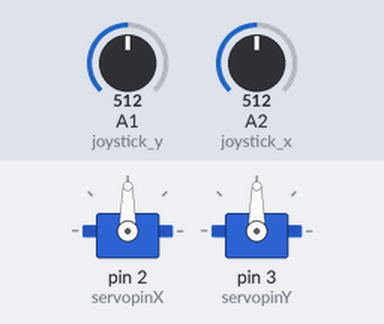
Recording of a sketch running on a simulated Arduino Uno, built with avr-gcc and run on an emulated ATmega328P. Shown: 2 × servo. The test bench sets the inputs (shaded band); at power-on: A1 (joystick_y) = 512, A2 (joystick_x) = 512.

Above: at 1.2 s.
1.3 s: A1 (joystick_y) set to 716
At 2.5 s:
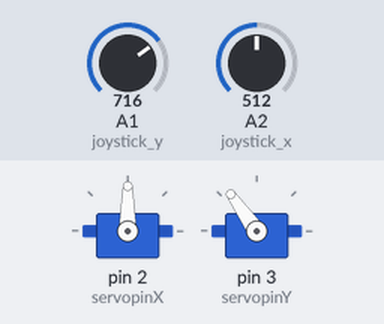
2.8 s: A2 (joystick_x) set to 716
At 3.7 s:
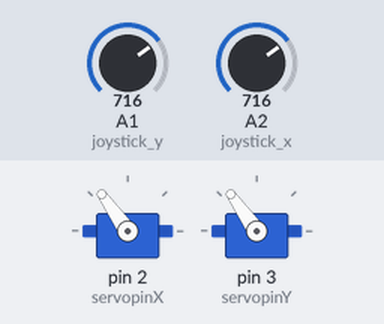
4.3 s: A1 (joystick_y) set to 900
At 4.9 s:
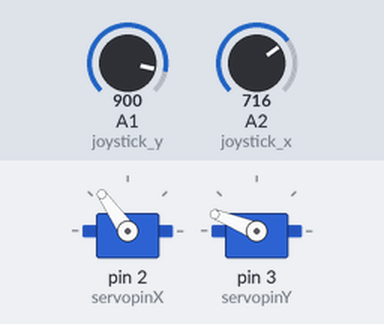
5.8 s: A2 (joystick_x) set to 900
At 7.0 s:
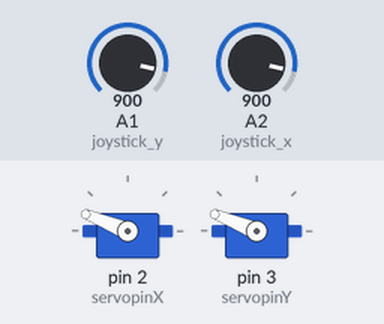
7.3 s: A1 (joystick_y) set to 1023
At 8.4 s:
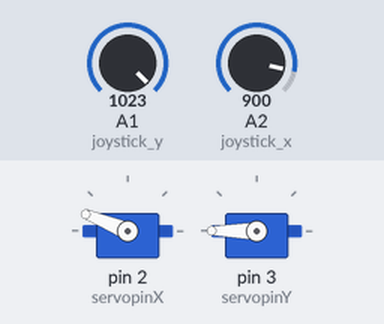
8.8 s: A2 (joystick_x) set to 1023
At 9.5 s:
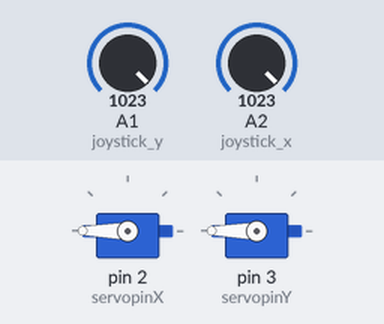
Timing chart, 0 to 11.3 s (numbered marks = the images above; inputs shaded):
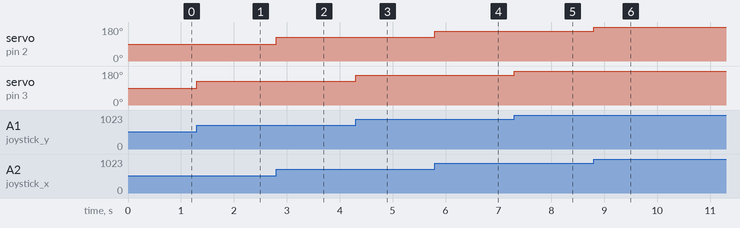

The sketch:

Labyrinthe_bille_1.0_PI2022.ino
```cpp
//TO READ : use builtin Servo

//Servo
#include <Servo.h>
Servo servoX;
Servo servoY;
int servopinX = 2;
int servopinY = 3;


//Joystick
int joystick_x = A2; //joystick connected to A1 and A2 ANALOG pins
int joystick_y = A1;
int Jvalx;
int Jvaly;
int valX = analogRead(0);
int valY = analogRead(0);


void setup() {
  Serial.begin(9600);
  servoX.attach(servopinX);
  servoY.attach(servopinY);

}


void loop() {

  //ServoX
  Jvalx = analogRead(joystick_x);
  valX = map(Jvalx, 0, 1023, 0, 180);
  servoX.write(valX);

  //ServoX
  Jvaly = analogRead(joystick_y);
  valY = map(Jvaly, 0, 1023, 0, 180);
  servoY.write(valY);

}
```

Measured:
- after the input at 1.3 s, servo on pin 3 (servopinY): 90° → 125° at once
- after the input at 2.8 s, servo on pin 2 (servopinX): 90° → 125° at once
- after the input at 4.3 s, servo on pin 3 (servopinY): 125° → 158° at once
- after the input at 5.8 s, servo on pin 2 (servopinX): 125° → 158° at once
- after the input at 7.3 s, servo on pin 3 (servopinY): 158° → 180° at once
- after the input at 8.8 s, servo on pin 2 (servopinX): 158° → 180° at once
